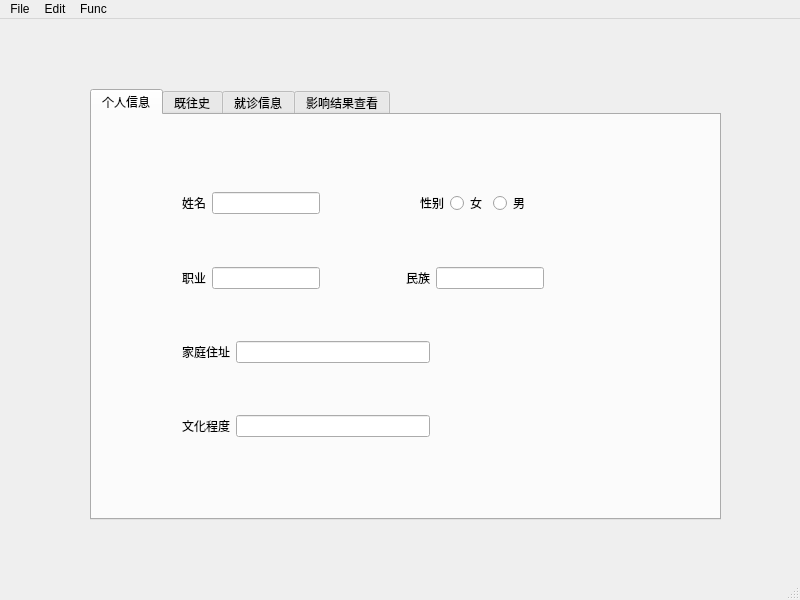
<?xml version="1.0" encoding="UTF-8"?>
<ui version="4.0">
 <class>MainWindow</class>
 <widget class="QMainWindow" name="MainWindow">
  <property name="geometry">
   <rect>
    <x>0</x>
    <y>0</y>
    <width>800</width>
    <height>600</height>
   </rect>
  </property>
  <property name="windowTitle">
   <string>MainWindow</string>
  </property>
  <widget class="QWidget" name="centralwidget">
   <widget class="QTabWidget" name="tabWidget">
    <property name="geometry">
     <rect>
      <x>90</x>
      <y>70</y>
      <width>631</width>
      <height>431</height>
     </rect>
    </property>
    <property name="currentIndex">
     <number>0</number>
    </property>
    <widget class="QWidget" name="tab">
     <attribute name="title">
      <string>个人信息</string>
     </attribute>
     <widget class="QWidget" name="">
      <property name="geometry">
       <rect>
        <x>90</x>
        <y>30</y>
        <width>441</width>
        <height>341</height>
       </rect>
      </property>
      <layout class="QVBoxLayout" name="verticalLayout">
       <item>
        <layout class="QHBoxLayout" name="horizontalLayout">
         <item>
          <widget class="QLabel" name="label">
           <property name="text">
            <string>姓名</string>
           </property>
          </widget>
         </item>
         <item>
          <widget class="QLineEdit" name="lineEdit"/>
         </item>
         <item>
          <spacer name="horizontalSpacer">
           <property name="orientation">
            <enum>Qt::Horizontal</enum>
           </property>
           <property name="sizeHint" stdset="0">
            <size>
             <width>40</width>
             <height>20</height>
            </size>
           </property>
          </spacer>
         </item>
         <item>
          <widget class="QLabel" name="label_3">
           <property name="text">
            <string>性别</string>
           </property>
          </widget>
         </item>
         <item>
          <widget class="QRadioButton" name="radioButton_2">
           <property name="text">
            <string>女</string>
           </property>
          </widget>
         </item>
         <item>
          <widget class="QRadioButton" name="radioButton">
           <property name="text">
            <string>男</string>
           </property>
          </widget>
         </item>
         <item>
          <spacer name="horizontalSpacer_2">
           <property name="orientation">
            <enum>Qt::Horizontal</enum>
           </property>
           <property name="sizeHint" stdset="0">
            <size>
             <width>40</width>
             <height>20</height>
            </size>
           </property>
          </spacer>
         </item>
        </layout>
       </item>
       <item>
        <layout class="QHBoxLayout" name="horizontalLayout_2">
         <item>
          <widget class="QLabel" name="label_2">
           <property name="text">
            <string>职业</string>
           </property>
          </widget>
         </item>
         <item>
          <widget class="QLineEdit" name="lineEdit_2"/>
         </item>
         <item>
          <spacer name="horizontalSpacer_3">
           <property name="orientation">
            <enum>Qt::Horizontal</enum>
           </property>
           <property name="sizeHint" stdset="0">
            <size>
             <width>40</width>
             <height>20</height>
            </size>
           </property>
          </spacer>
         </item>
         <item>
          <widget class="QLabel" name="label_4">
           <property name="text">
            <string>民族</string>
           </property>
          </widget>
         </item>
         <item>
          <widget class="QLineEdit" name="lineEdit_3"/>
         </item>
         <item>
          <spacer name="horizontalSpacer_4">
           <property name="orientation">
            <enum>Qt::Horizontal</enum>
           </property>
           <property name="sizeHint" stdset="0">
            <size>
             <width>40</width>
             <height>20</height>
            </size>
           </property>
          </spacer>
         </item>
        </layout>
       </item>
       <item>
        <layout class="QHBoxLayout" name="horizontalLayout_5">
         <item>
          <widget class="QLabel" name="label_5">
           <property name="text">
            <string>家庭住址</string>
           </property>
          </widget>
         </item>
         <item>
          <widget class="QLineEdit" name="lineEdit_4"/>
         </item>
         <item>
          <spacer name="horizontalSpacer_5">
           <property name="orientation">
            <enum>Qt::Horizontal</enum>
           </property>
           <property name="sizeHint" stdset="0">
            <size>
             <width>40</width>
             <height>20</height>
            </size>
           </property>
          </spacer>
         </item>
        </layout>
       </item>
       <item>
        <layout class="QHBoxLayout" name="horizontalLayout_6">
         <item>
          <widget class="QLabel" name="label_6">
           <property name="text">
            <string>文化程度</string>
           </property>
          </widget>
         </item>
         <item>
          <widget class="QLineEdit" name="lineEdit_5"/>
         </item>
         <item>
          <spacer name="horizontalSpacer_6">
           <property name="orientation">
            <enum>Qt::Horizontal</enum>
           </property>
           <property name="sizeHint" stdset="0">
            <size>
             <width>40</width>
             <height>20</height>
            </size>
           </property>
          </spacer>
         </item>
        </layout>
       </item>
      </layout>
     </widget>
     <zorder>layoutWidget</zorder>
     <zorder></zorder>
    </widget>
    <widget class="QWidget" name="tab_2">
     <attribute name="title">
      <string>既往史</string>
     </attribute>
    </widget>
    <widget class="QWidget" name="tab_3">
     <attribute name="title">
      <string>就诊信息</string>
     </attribute>
    </widget>
    <widget class="QWidget" name="tab_4">
     <attribute name="title">
      <string>影响结果查看</string>
     </attribute>
    </widget>
   </widget>
  </widget>
  <widget class="QMenuBar" name="menubar">
   <property name="geometry">
    <rect>
     <x>0</x>
     <y>0</y>
     <width>800</width>
     <height>21</height>
    </rect>
   </property>
   <widget class="QMenu" name="menuWenjian">
    <property name="title">
     <string>File</string>
    </property>
    <addaction name="actionOpen"/>
    <addaction name="actionNew"/>
   </widget>
   <widget class="QMenu" name="menuEdit">
    <property name="title">
     <string>Edit</string>
    </property>
   </widget>
   <widget class="QMenu" name="menuFunc">
    <property name="title">
     <string>Func</string>
    </property>
    <addaction name="actionCalculate"/>
   </widget>
   <addaction name="menuWenjian"/>
   <addaction name="menuEdit"/>
   <addaction name="menuFunc"/>
  </widget>
  <widget class="QStatusBar" name="statusbar"/>
  <action name="actionOpen">
   <property name="text">
    <string>Open</string>
   </property>
  </action>
  <action name="actionNew">
   <property name="text">
    <string>New</string>
   </property>
  </action>
  <action name="actionCalculate">
   <property name="text">
    <string>Calculate</string>
   </property>
  </action>
 </widget>
 <resources/>
 <connections/>
</ui>
